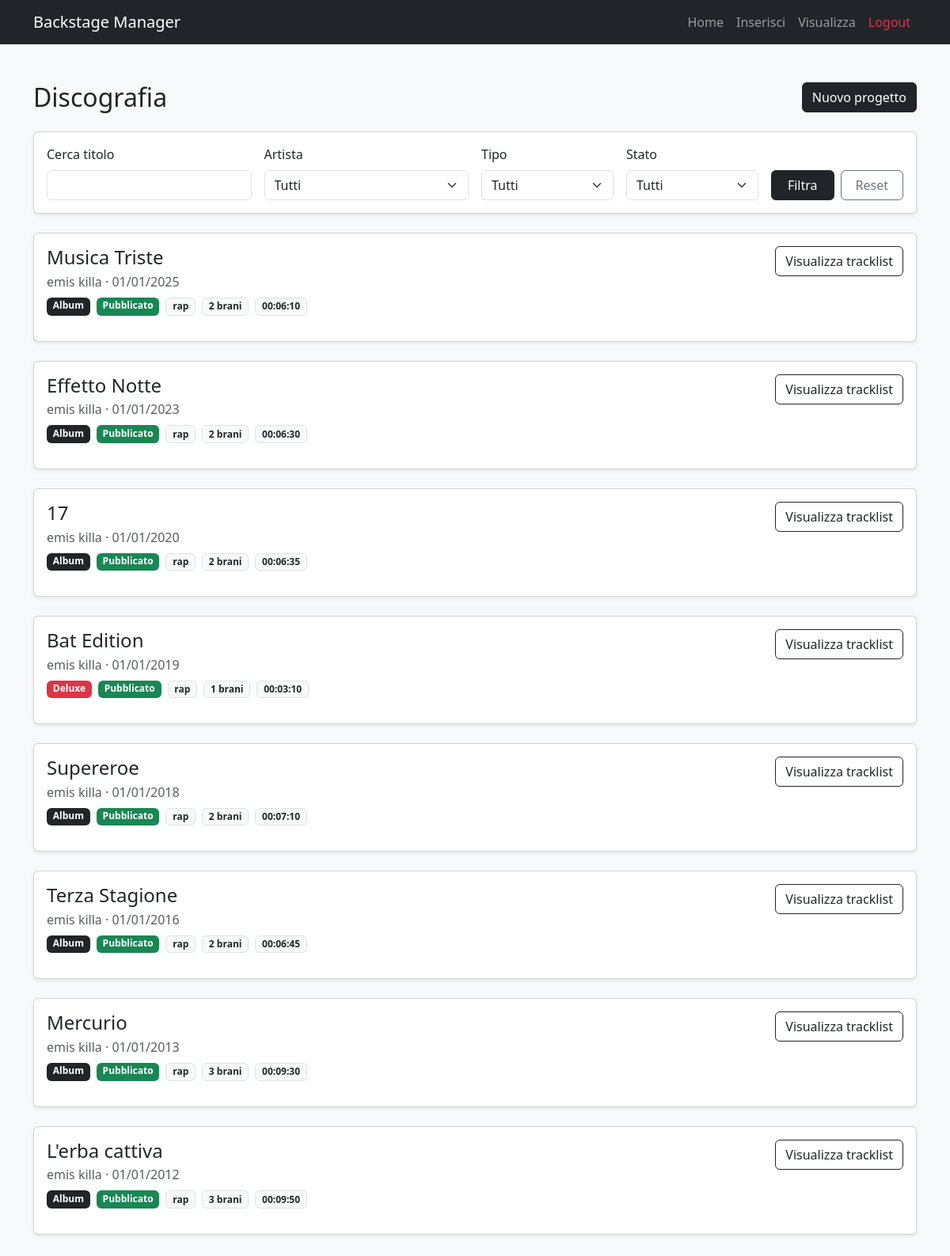
Page /client/discografia.php on the committed database.
### tables this page shows
CREATE TABLE `album` (
  `id_album` int(11) NOT NULL,
  `id_artista` int(11) NOT NULL,
  `titolo_album` varchar(150) NOT NULL,
  `data_uscita` date DEFAULT NULL,
  `tipo_album` varchar(30) DEFAULT NULL,
  `genere` varchar(50) DEFAULT NULL,
  `note` text DEFAULT NULL,
  `stato_album` varchar(30) NOT NULL DEFAULT 'in lavorazione'
);

CREATE TABLE `artisti` (
  `id_artista` int(11) NOT NULL,
  `nome_arte` varchar(100) NOT NULL,
  `genere_musicale` varchar(50) DEFAULT NULL,
  `email` varchar(100) DEFAULT NULL,
  `telefono` varchar(20) DEFAULT NULL,
  `citta` varchar(50) DEFAULT NULL,
  `note` text DEFAULT NULL,
  `nome` varchar(50) NOT NULL,
  `cognome` varchar(50) NOT NULL,
  `id_etichetta` int(11) DEFAULT NULL
);

### client/discografia.php (the view, shortened to what this page needs)
<?php
include("../server/config/connessione.php");
$ricerca = isset($_GET["ricerca"]) ? trim($_GET["ricerca"]) : "";
$where = "";
$query = "
    SELECT
        al.id_album,
        al.titolo_album,
        al.data_uscita,
        al.tipo_album,
        al.genere,
        al.stato_album,
        al.note,
        a.nome_arte,
        COUNT(ab.id_brano) AS numero_brani,
        SEC_TO_TIME(SUM(TIME_TO_SEC(b.durata))) AS durata_totale
    FROM album al
    JOIN artisti a ON al.id_artista = a.id_artista
    LEFT JOIN album_brani ab ON al.id_album = ab.id_album
    LEFT JOIN brani b ON ab.id_brano = b.id_brano
    $where
    GROUP BY
        al.id_album,
        al.titolo_album,
        al.data_uscita,
        al.tipo_album,
        al.genere,
        al.stato_album,
        al.note,
        a.nome_arte
    ORDER BY
        al.data_uscita DESC,
        al.id_album DESC
";
$result = $connessione->query($query);
function badgeStato($stato) {
    switch ($stato) {
        case "pubblicato":
            return "success";
    }
}
function badgeTipo($tipo) {
    switch ($tipo) {
        case "album":
            return "dark";
        case "deluxe":
            return "danger";
    }
}
?>
<!DOCTYPE html>
<html lang="it">
<head>
    <link href="https://cdn.jsdelivr.net/npm/bootstrap@5.3.3/dist/css/bootstrap.min.css" rel="stylesheet">
</head>
<body class="bg-light">
<?php include("components/navbar.php"); ?>
<div class="container mt-5 mb-5">
    <div class="d-flex justify-content-between align-items-center mb-4">
        <h2 class="mb-0">Discografia</h2>
        <a href="inserisci_album.php" class="btn btn-dark">Nuovo progetto</a>
    </div>
    <div class="card shadow-sm mb-4">
        <div class="card-body">
            <form method="GET" action="discografia.php" class="row g-3">
                <div class="col-md-3">
                    <label for="ricerca" class="form-label">Cerca titolo</label>
                    <input type="text" name="ricerca" id="ricerca" class="form-control" value="<?php echo htmlspecialchars($ricerca); ?>">
                </div>
                <div class="col-md-3">
                    <label for="id_artista" class="form-label">Artista</label>
                    <select name="id_artista" id="id_artista" class="form-select">
                        <option value="">Tutti</option>
                    </select>
                </div>
                <div class="col-md-2">
                    <label for="tipo_album" class="form-label">Tipo</label>
                    <select name="tipo_album" id="tipo_album" class="form-select">
                        <option value="">Tutti</option>
                    </select>
                </div>
                <div class="col-md-2">
                    <label for="stato_album" class="form-label">Stato</label>
                    <select name="stato_album" id="stato_album" class="form-select">
                        <option value="">Tutti</option>
                    </select>
                </div>
                <div class="col-md-2 d-flex align-items-end gap-2">
                    <button type="submit" class="btn btn-dark w-100">Filtra</button>
                    <a href="discografia.php" class="btn btn-outline-secondary w-100">Reset</a>
                </div>
            </form>
        </div>
    </div>
    <?php if ($result && $result->num_rows > 0) { ?>
        <div class="row g-4">
            <?php while ($row = $result->fetch_assoc()) { ?>
                <div class="col-12">
                    <div class="card shadow-sm">
                        <div class="card-body">
                            <div class="d-flex flex-column flex-lg-row justify-content-between gap-3">
                                <div>
                                    <h4 class="mb-1"><?php echo htmlspecialchars($row["titolo_album"]); ?></h4>
                                    <p class="mb-2 text-muted">
                                        <?php echo htmlspecialchars($row["nome_arte"]); ?>
                                        <?php if (!empty($row["data_uscita"])) { ?>
                                            · <?php echo date("d/m/Y", strtotime($row["data_uscita"])); ?>
                                        <?php } else { ?>
                                            · Data non definita
                                        <?php } ?>
                                    </p>
                                    <div class="d-flex flex-wrap gap-2 mb-3">
                                        <span class="badge bg-<?php echo badgeTipo($row["tipo_album"]); ?>">
                                            <?php echo ucfirst(htmlspecialchars($row["tipo_album"])); ?>
                                        </span>
                                        <span class="badge bg-<?php echo badgeStato($row["stato_album"]); ?>">
                                            <?php echo ucfirst(htmlspecialchars($row["stato_album"])); ?>
                                        </span>
                                        <span class="badge bg-light text-dark border">
                                            <?php echo !empty($row["genere"]) ? htmlspecialchars($row["genere"]) : "Genere non specificato"; ?>
                                        </span>
                                        <span class="badge bg-light text-dark border">
                                            <?php echo $row["numero_brani"]; ?> brani
                                        </span>
                                        <span class="badge bg-light text-dark border">
                                            <?php echo !empty($row["durata_totale"]) ? $row["durata_totale"] : "Durata n/d"; ?>
                                        </span>
                                    </div>
                                </div>
                                <div class="d-flex align-items-start">
                                    <button class="btn btn-outline-dark" type="button" data-bs-toggle="collapse" data-bs-target="#tracklist<?php echo $row["id_album"]; ?>">
                                        Visualizza tracklist
                                    </button>
                                </div>
                            </div>
                        </div>
                    </div>
                </div>
            <?php } ?>
        </div>
    <?php } else { ?>
        <div class="alert alert-info">
            Nessun progetto trovato con i filtri selezionati.
        </div>
    <?php } ?>
</div>
</body>
</html>

### rows in the picture
album: titolo_album "Musica Triste", id_artista.nome_arte "emis killa", data_uscita "01/01/2025", tipo_album "Album", stato_album "Pubblicato", genere "rap", numero_brani "2", durata_totale "00:06:10"
album: titolo_album "Effetto Notte", id_artista.nome_arte "emis killa", data_uscita "01/01/2023", tipo_album "Album", stato_album "Pubblicato", genere "rap", numero_brani "2", durata_totale "00:06:30"
album: titolo_album "17", id_artista.nome_arte "emis killa", data_uscita "01/01/2020", tipo_album "Album", stato_album "Pubblicato", genere "rap", numero_brani "2", durata_totale "00:06:35"
album: titolo_album "Bat Edition", id_artista.nome_arte "emis killa", data_uscita "01/01/2019", tipo_album "Deluxe", stato_album "Pubblicato", genere "rap", numero_brani "1", durata_totale "00:03:10"
album: titolo_album "Supereroe", id_artista.nome_arte "emis killa", data_uscita "01/01/2018", tipo_album "Album", stato_album "Pubblicato", genere "rap", numero_brani "2", durata_totale "00:07:10"
album: titolo_album "Terza Stagione", id_artista.nome_arte "emis killa", data_uscita "01/01/2016", tipo_album "Album", stato_album "Pubblicato", genere "rap", numero_brani "2", durata_totale "00:06:45"
album: titolo_album "Mercurio", id_artista.nome_arte "emis killa", data_uscita "01/01/2013", tipo_album "Album", stato_album "Pubblicato", genere "rap", numero_brani "3", durata_totale "00:09:30"
album: titolo_album "L'erba cattiva", id_artista.nome_arte "emis killa", data_uscita "01/01/2012", tipo_album "Album", stato_album "Pubblicato", genere "rap", numero_brani "3", durata_totale "00:09:50"
